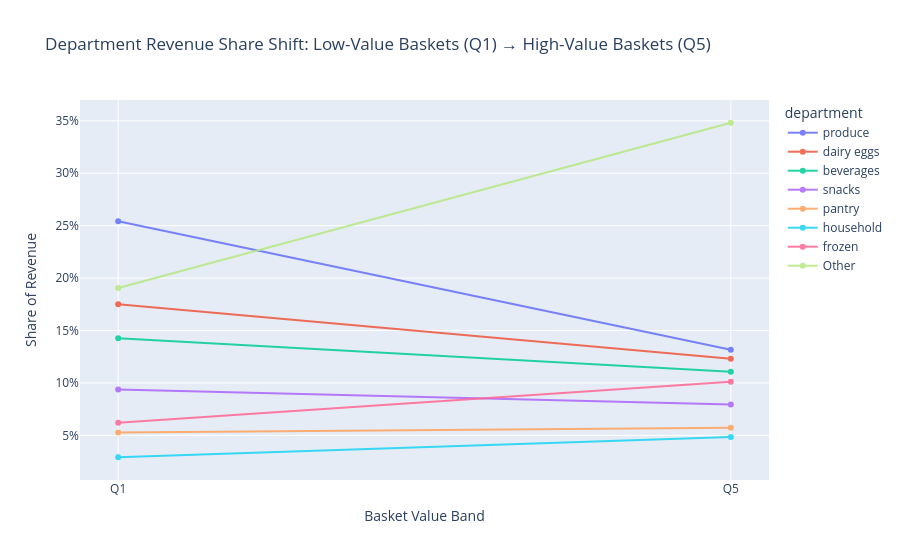

Notebook cell for this chart:
### Markdown cell above
### Slope chart (Q1 vs Q5) — most “executive”

### Code cell
# Pivot to get Q1 and Q5 shares side-by-side
pivot = band_share.pivot_table(index="dept_clean", columns="value_band", values="share", aggfunc="sum").fillna(0)

slope_df = (
    pivot.reset_index()[["dept_clean", "Q1", "Q5"]]
    .rename(columns={"dept_clean":"department", "Q1":"share_Q1", "Q5":"share_Q5"})
)

# Sort by change
slope_df["delta"] = slope_df["share_Q5"] - slope_df["share_Q1"]
slope_df = slope_df.sort_values("delta")

# Build long format for slope lines
slope_long = slope_df.melt(
    id_vars=["department", "delta"],
    value_vars=["share_Q1", "share_Q5"],
    var_name="band",
    value_name="share"
)

slope_long["band"] = slope_long["band"].map({"share_Q1":"Q1", "share_Q5":"Q5"})

fig = px.line(
    slope_long,
    x="band",
    y="share",
    color="department",
    markers=True,
    title="Department Revenue Share Shift: Low-Value Baskets (Q1) → High-Value Baskets (Q5)"
)

fig.update_yaxes(title="Share of Revenue", tickformat=".0%")
fig.update_xaxes(title="Basket Value Band")

# Optional: emphasize biggest movers in hover
fig.update_traces(opacity=0.85)

fig.show()

### Figure 1 — Plotly figure (JSON) as saved in the notebook; plotly's stock layout.template omitted (floating-point values rounded to 4 significant figures)
{"data": [{"hovertemplate": "department=produce<br>band=%{x}<br>share=%{y}<extra></extra>", "legendgroup": "produce", "line": {"color": "#636efa", "dash": "solid"}, "marker": {"symbol": "circle"}, "mode": "lines+markers", "name": "produce", "opacity": 0.85, "orientation": "v", "showlegend": true, "type": "scatter", "x": ["Q1", "Q5"], "xaxis": "x", "y": [0.2541, 0.1318], "yaxis": "y"}, {"hovertemplate": "department=dairy eggs<br>band=%{x}<br>share=%{y}<extra></extra>", "legendgroup": "dairy eggs", "line": {"color": "#EF553B", "dash": "solid"}, "marker": {"symbol": "circle"}, "mode": "lines+markers", "name": "dairy eggs", "opacity": 0.85, "orientation": "v", "showlegend": true, "type": "scatter", "x": ["Q1", "Q5"], "xaxis": "x", "y": [0.175, 0.123], "yaxis": "y"}, {"hovertemplate": "department=beverages<br>band=%{x}<br>share=%{y}<extra></extra>", "legendgroup": "beverages", "line": {"color": "#00cc96", "dash": "solid"}, "marker": {"symbol": "circle"}, "mode": "lines+markers", "name": "beverages", "opacity": 0.85, "orientation": "v", "showlegend": true, "type": "scatter", "x": ["Q1", "Q5"], "xaxis": "x", "y": [0.1427, 0.1107], "yaxis": "y"}, {"hovertemplate": "department=snacks<br>band=%{x}<br>share=%{y}<extra></extra>", "legendgroup": "snacks", "line": {"color": "#ab63fa", "dash": "solid"}, "marker": {"symbol": "circle"}, "mode": "lines+markers", "name": "snacks", "opacity": 0.85, "orientation": "v", "showlegend": true, "type": "scatter", "x": ["Q1", "Q5"], "xaxis": "x", "y": [0.0937, 0.07945], "yaxis": "y"}, {"hovertemplate": "department=pantry<br>band=%{x}<br>share=%{y}<extra></extra>", "legendgroup": "pantry", "line": {"color": "#FFA15A", "dash": "solid"}, "marker": {"symbol": "circle"}, "mode": "lines+markers", "name": "pantry", "opacity": 0.85, "orientation": "v", "showlegend": true, "type": "scatter", "x": ["Q1", "Q5"], "xaxis": "x", "y": [0.05274, 0.05727], "yaxis": "y"}, {"hovertemplate": "department=household<br>band=%{x}<br>share=%{y}<extra></extra>", "legendgroup": "household", "line": {"color": "#19d3f3", "dash": "solid"}, "marker": {"symbol": "circle"}, "mode": "lines+markers", "name": "household", "opacity": 0.85, "orientation": "v", "showlegend": true, "type": "scatter", "x": ["Q1", "Q5"], "xaxis": "x", "y": [0.02915, 0.0485], "yaxis": "y"}, {"hovertemplate": "department=frozen<br>band=%{x}<br>share=%{y}<extra></extra>", "legendgroup": "frozen", "line": {"color": "#FF6692", "dash": "solid"}, "marker": {"symbol": "circle"}, "mode": "lines+markers", "name": "frozen", "opacity": 0.85, "orientation": "v", "showlegend": true, "type": "scatter", "x": ["Q1", "Q5"], "xaxis": "x", "y": [0.06203, 0.1012], "yaxis": "y"}, {"hovertemplate": "department=Other<br>band=%{x}<br>share=%{y}<extra></extra>", "legendgroup": "Other", "line": {"color": "#B6E880", "dash": "solid"}, "marker": {"symbol": "circle"}, "mode": "lines+markers", "name": "Other", "opacity": 0.85, "orientation": "v", "showlegend": true, "type": "scatter", "x": ["Q1", "Q5"], "xaxis": "x", "y": [0.1906, 0.3481], "yaxis": "y"}], "layout": {"legend": {"title": {"text": "department"}, "tracegroupgap": 0}, "title": {"text": "Department Revenue Share Shift: Low-Value Baskets (Q1) → High-Value Baskets (Q5)"}, "xaxis": {"anchor": "y", "domain": [0, 1], "title": {"text": "Basket Value Band"}}, "yaxis": {"anchor": "x", "domain": [0, 1], "tickformat": ".0%", "title": {"text": "Share of Revenue"}}}}
